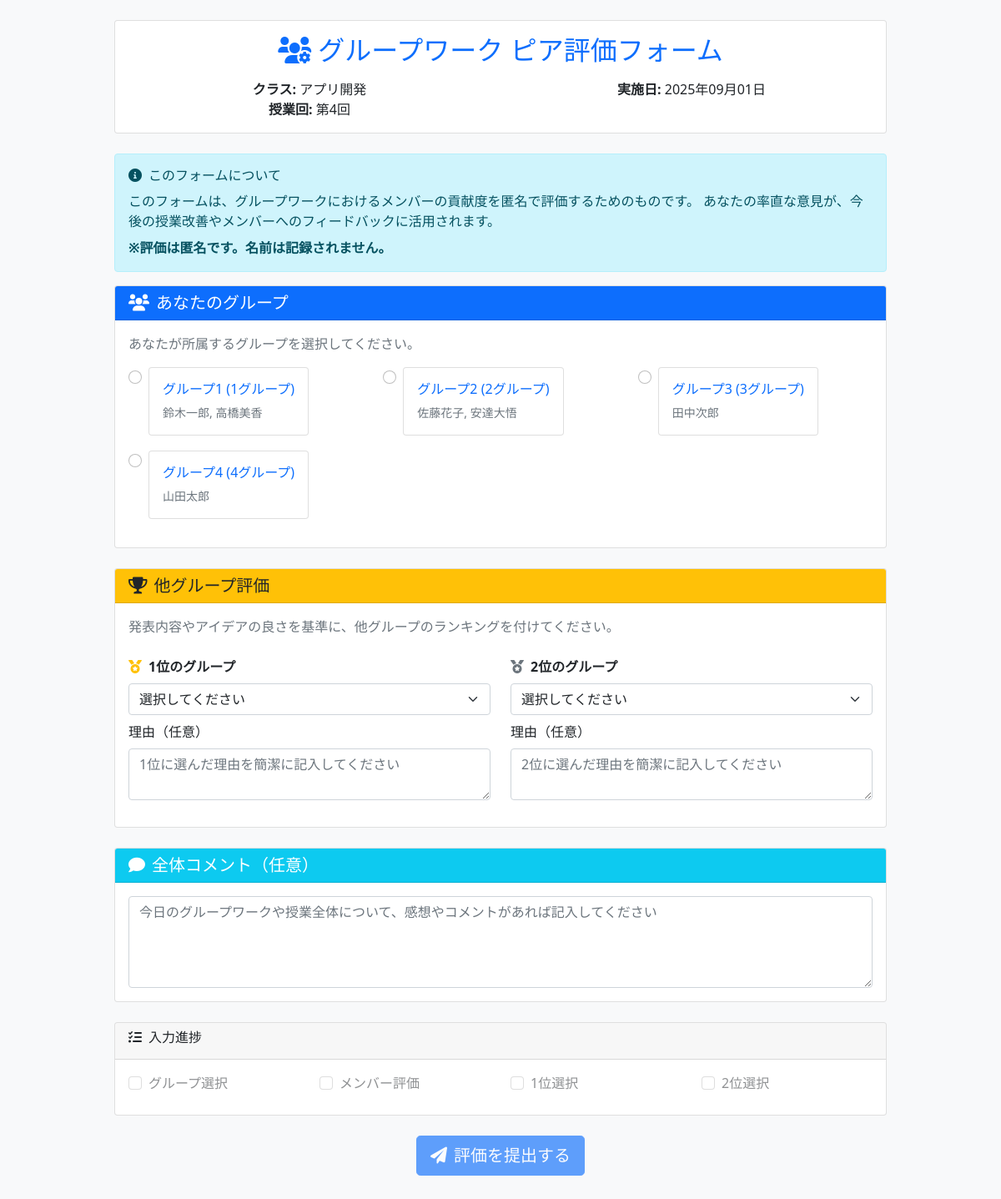
/lesson-sessions/5/peer-evaluation/, run on the app's committed database.
### school_management/models.py (models this page shows, shortened)
class LessonSession(models.Model):
    classroom = models.ForeignKey(ClassRoom, on_delete=models.CASCADE, verbose_name='クラス')
    session_number = models.IntegerField(verbose_name='回数')
    date = models.DateField(verbose_name='実施日')
    topic = models.CharField(max_length=200, blank=True, verbose_name='テーマ・内容')
    has_quiz = models.BooleanField(default=False, verbose_name='小テストあり')
    has_peer_evaluation = models.BooleanField(default=False, verbose_name='ピア評価あり')
    peer_evaluation_closed = models.BooleanField(default=False, verbose_name='ピア評価締切済み')
    created_at = models.DateTimeField(auto_now_add=True)
    updated_at = models.DateTimeField(auto_now=True)
    class Meta:
        verbose_name = '授業回'
        verbose_name_plural = '授業回'
        unique_together = ['classroom', 'session_number']

class ClassRoom(models.Model):
    SEMESTER_CHOICES = [
        ('first', '前期'),
        ('second', '後期'),
    ]
    class_name = models.CharField(max_length=100, verbose_name='クラス名')
    year = models.IntegerField(verbose_name='年度')
    semester = models.CharField(max_length=10, choices=SEMESTER_CHOICES, verbose_name='学期')
    teachers = models.ManyToManyField(Teacher, verbose_name='担当教員', related_name='classrooms')
    students = models.ManyToManyField(Student, blank=True, verbose_name='学生')
    created_at = models.DateTimeField(auto_now_add=True)
    updated_at = models.DateTimeField(auto_now=True)
    class Meta:
        verbose_name = 'クラス'
        verbose_name_plural = 'クラス'

class Group(models.Model):
    lesson_session = models.ForeignKey(LessonSession, on_delete=models.CASCADE, verbose_name='授業回')
    group_number = models.IntegerField(verbose_name='グループ番号')
    group_name = models.CharField(max_length=100, blank=True, verbose_name='グループ名', help_text='例: チーム虎、開発班A、など')
    created_at = models.DateTimeField(auto_now_add=True)
    class Meta:
        verbose_name = 'グループ'
        verbose_name_plural = 'グループ'
        unique_together = ['lesson_session', 'group_number']

class GroupMember(models.Model):
    group = models.ForeignKey(Group, on_delete=models.CASCADE, verbose_name='グループ')
    student = models.ForeignKey(Student, on_delete=models.CASCADE, verbose_name='学生', related_name='group_memberships')
    role = models.CharField(max_length=50, blank=True, verbose_name='役割')
    class Meta:
        verbose_name = 'グループメンバー'
        verbose_name_plural = 'グループメンバー'
        unique_together = ['group', 'student']

class CustomUser(AbstractUser):
    ROLE_CHOICES = [
        ('admin', '管理者'),
        ('teacher', '教員'),
        ('student', '学生'),
    ]
    username = None  # usernameフィールドを無効化
    email = models.EmailField(unique=True)
    full_name = models.CharField(max_length=100, verbose_name='氏名')
    furigana = models.CharField(max_length=100, blank=True, verbose_name='ふりがな')
    points = models.IntegerField(default=0, verbose_name='ポイント')
    role = models.CharField(
        max_length=10,
        choices=ROLE_CHOICES,
        default='student',
        verbose_name='役割'
    )
    student_number = models.CharField(max_length=20, blank=True, verbose_name='学籍番号')
    teacher_id = models.CharField(max_length=20, blank=True, verbose_name='教員ID')
    created_at = models.DateTimeField(auto_now_add=True, verbose_name='登録日時')
    updated_at = models.DateTimeField(auto_now=True, verbose_name='更新日時')
    groups = models.ManyToManyField(
        'auth.Group',
        verbose_name='groups',
        blank=True,
        help_text='The groups this user belongs to.',
        related_name="customuser_set",
        related_query_name="customuser",
    )
    user_permissions = models.ManyToManyField(
        'auth.Permission',
        verbose_name='user permissions',
        blank=True,
        help_text='Specific permissions for this user.',
        related_name="customuser_set",
        related_query_name="customuser",
    )
    USERNAME_FIELD = 'email'
    REQUIRED_FIELDS = ['full_name']
    objects = CustomUserManager()
    class Meta:
        verbose_name = 'ユーザー'
        verbose_name_plural = 'ユーザー'

### school_management/views.py (the view, shortened to what this page needs)
# urls.py: path('lesson-sessions/<int:session_id>/peer-evaluation/', views.peer_evaluation_common_form, name='peer_evaluation_common'),
def peer_evaluation_common_form(request, session_id):
    lesson_session = get_object_or_404(LessonSession, id=session_id)
    groups = Group.objects.filter(lesson_session=lesson_session).prefetch_related('groupmember_set__student')
    is_closed = lesson_session.peer_evaluation_closed
    import json
    groups_data = []
    for group in groups:
        members_data = []
        for member in group.groupmember_set.all():
            members_data.append({
                'id': member.student.id,
                'name': member.student.full_name
            })
        groups_data.append({
            'id': group.id,
            'name': group.group_name or f'{group.group_number}グループ',
            'members': members_data
        })
    context = {
        'lesson_session': lesson_session,
        'groups': groups,
        'groups_json': json.dumps(groups_data),
        'is_closed': is_closed,
    }
    return render(request, 'school_management/improved_peer_evaluation_form.html', context)

### school_management/templates/school_management/improved_peer_evaluation_form.html (shortened to what this page needs)
{% load static %}
<!DOCTYPE html>
<html lang="ja">
<head>
    <link href="https://cdn.jsdelivr.net/npm/bootstrap@5.1.3/dist/css/bootstrap.min.css" rel="stylesheet">
    <link href="https://cdnjs.cloudflare.com/ajax/libs/font-awesome/6.0.0/css/all.min.css" rel="stylesheet">
</head>
<body class="bg-light">
    <div class="container py-4">
        <div class="row justify-content-center">
            <div class="col-lg-10">
                <div class="card mb-4">
                    <div class="card-body text-center">
                        <h2 class="text-primary mb-3">
                            <i class="fas fa-users-cog me-2"></i>グループワーク ピア評価フォーム
                        </h2>
                        <div class="row">
                            <div class="col-md-6">
                                <strong>クラス:</strong> {{ lesson_session.classroom.class_name }}<br>
                                <strong>授業回:</strong> 第{{ lesson_session.session_number }}回
                            </div>
                            <div class="col-md-6">
                                <strong>実施日:</strong> {{ lesson_session.date|date:"Y年m月d日" }}<br>
                            </div>
                        </div>
                    </div>
                </div>
                {% if is_closed %}
                <div class="alert alert-warning text-center">
                    <h4><i class="fas fa-lock me-2"></i>評価期限が終了しました</h4>
                    <p class="mb-0">この評価は既に締め切られています。</p>
                </div>
                {% else %}
                <div class="alert alert-info">
                    <h6><i class="fas fa-info-circle me-2"></i>このフォームについて</h6>
                    <p class="mb-2">
                        このフォームは、グループワークにおけるメンバーの貢献度を匿名で評価するためのものです。
                        あなたの率直な意見が、今後の授業改善やメンバーへのフィードバックに活用されます。
                    </p>
                    <p class="mb-0">
                        <strong>※評価は匿名です。名前は記録されません。</strong>
                    </p>
                </div>
                {% if not groups %}
                <div class="alert alert-warning text-center">
                    <h4><i class="fas fa-exclamation-triangle me-2"></i>グループが設定されていません</h4>
                    <p class="mb-0">まだグループが編成されていません。担当教員にお問い合わせください。</p>
                </div>
                {% else %}
                <form method="post" id="evaluationForm">
                    <div class="card mb-4">
                        <div class="card-header bg-primary text-white">
                            <h5 class="mb-0"><i class="fas fa-users me-2"></i>あなたのグループ</h5>
                        </div>
                        <div class="card-body">
                            <p class="text-muted mb-3">あなたが所属するグループを選択してください。</p>
                            <div class="row">
                                {% for group in groups %}
                                <div class="col-md-6 col-lg-4 mb-3">
                                    <div class="form-check">
                                        <input class="form-check-input" type="radio" name="evaluator_group"
                                               id="group_{{ group.id }}" value="{{ group.id }}"
                                               onchange="loadGroupMembers({{ group.id }})" required>
                                        <label class="form-check-label" for="group_{{ group.id }}">
                                            <div class="card h-100">
                                                <div class="card-body p-3">
                                                    <h6 class="text-primary mb-2">
                                                        {% if group.group_name %}
                                                            {{ group.group_name }} ({{ group.group_number }}グループ)
                                                        {% else %}
                                                            {{ group.group_number }}グループ
                                                        {% endif %}
                                                    </h6>
                                                    <div class="small text-muted">
                                                        {% for member in group.groupmember_set.all %}
                                                            {{ member.student.full_name }}{% if not forloop.last %}, {% endif %}
                                                        {% endfor %}
                                                    </div>
                                                </div>
                                            </div>
                                        </label>
                                    </div>
                                </div>
                                {% endfor %}
                            </div>
                        </div>
                    </div>
                    <div class="card mb-4">
                        <div class="card-header bg-warning text-dark">
                            <h5 class="mb-0"><i class="fas fa-trophy me-2"></i>他グループ評価</h5>
                        </div>
                        <div class="card-body">
                            <p class="text-muted mb-4">発表内容やアイデアの良さを基準に、他グループのランキングを付けてください。</p>
                            <div class="row">
                                <div class="col-md-6 mb-3">
                                    <label for="first_place_group" class="form-label">
                                        <i class="fas fa-medal text-warning me-2"></i><strong>1位のグループ</strong>
                                    </label>
                                    <select class="form-select" id="first_place_group" name="first_place_group" required onchange="updateSecondPlaceOptions()">
                                        <option value="">選択してください</option>
                                    </select>
                                    <div class="mt-2">
                                        <label for="first_place_reason" class="form-label">理由（任意）</label>
                                        <textarea class="form-control" id="first_place_reason" name="first_place_reason" rows="2"
                                                  placeholder="1位に選んだ理由を簡潔に記入してください"></textarea>
                                    </div>
                                </div>
                                <div class="col-md-6 mb-3">
                                    <label for="second_place_group" class="form-label">
                                        <i class="fas fa-medal text-secondary me-2"></i><strong>2位のグループ</strong>
                                    </label>
                                    <select class="form-select" id="second_place_group" name="second_place_group" required onchange="updateFirstPlaceOptions()">
                                        <option value="">選択してください</option>
                                    </select>
                                    <div class="mt-2">
                                        <label for="second_place_reason" class="form-label">理由（任意）</label>
                                        <textarea class="form-control" id="second_place_reason" name="second_place_reason" rows="2"
                                                  placeholder="2位に選んだ理由を簡潔に記入してください"></textarea>
                                    </div>
                                </div>
                            </div>
                        </div>
                    </div>
                    <div class="card mb-4">
                        <div class="card-header bg-info text-white">
                            <h5 class="mb-0"><i class="fas fa-comment me-2"></i>全体コメント（任意）</h5>
                        </div>
                        <div class="card-body">
                            <textarea class="form-control" id="general_comment" name="general_comment" rows="4"
                                      placeholder="今日のグループワークや授業全体について、感想やコメントがあれば記入してください"></textarea>
                        </div>
                    </div>
                    <div class="card mb-4" id="progressCard">
                        <div class="card-header">
                            <h6><i class="fas fa-tasks me-2"></i>入力進捗</h6>
                        </div>
                        <div class="card-body">
                            <div class="row">
                                <div class="col-md-3 col-6 mb-2">
                                    <div class="form-check" id="progressGroup">
                                        <input class="form-check-input" type="checkbox" disabled>
                                        <label class="form-check-label">グループ選択</label>
                                    </div>
                                </div>
                                <div class="col-md-3 col-6 mb-2">
                                    <div class="form-check" id="progressMembers">
                                        <input class="form-check-input" type="checkbox" disabled>
                                        <label class="form-check-label">メンバー評価</label>
                                    </div>
                                </div>
                                <div class="col-md-3 col-6 mb-2">
                                    <div class="form-check" id="progressFirst">
                                        <input class="form-check-input" type="checkbox" disabled>
                                        <label class="form-check-label">1位選択</label>
                                    </div>
                                </div>
                                <div class="col-md-3 col-6 mb-2">
                                    <div class="form-check" id="progressSecond">
                                        <input class="form-check-input" type="checkbox" disabled>
                                        <label class="form-check-label">2位選択</label>
                                    </div>
                                </div>
                            </div>
                        </div>
                    </div>
                    <div class="text-center mb-4">
                        <button type="submit" class="btn btn-primary btn-lg" id="submitButton" disabled>
                            <i class="fas fa-paper-plane me-2"></i>評価を提出する
                        </button>
                    </div>
                </form>
                {% endif %}
                {% endif %}
            </div>
        </div>
    </div>
</body>
</html>

### data on the page
LessonSession: classroom.class_name "アプリ開発", session_number "4", date "2025年09月01日"
Group: group_name "グループ1", group_number "1"
GroupMember: student.full_name "鈴木一郎"
GroupMember: student.full_name "高橋美香"
Group: group_name "グループ2", group_number "2"
GroupMember: student.full_name "佐藤花子"
GroupMember: student.full_name "安達大悟"
Group: group_name "グループ3", group_number "3"
GroupMember: student.full_name "田中次郎"
Group: group_name "グループ4", group_number "4"
GroupMember: student.full_name "山田太郎"
